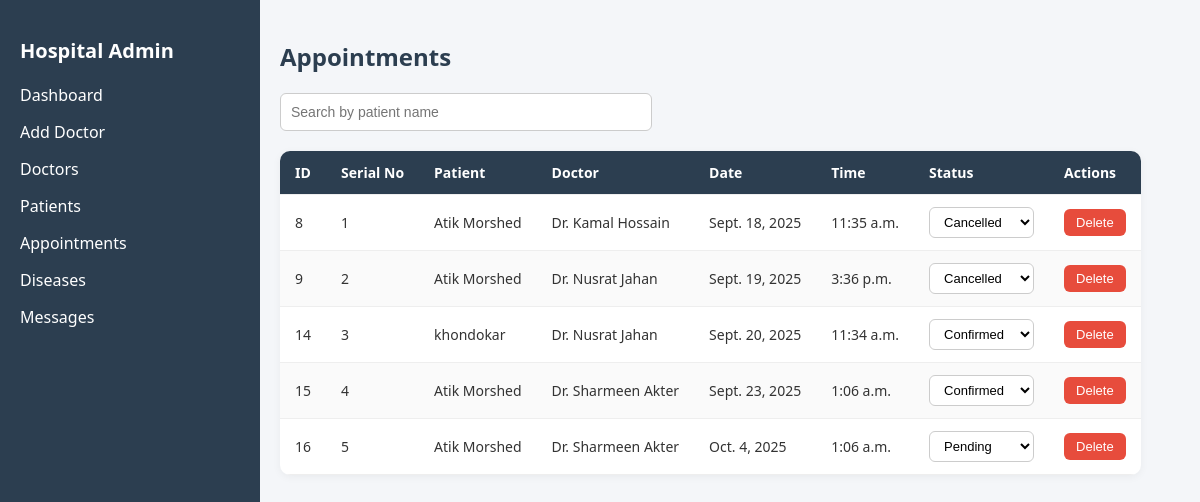
/custom_admin/appointments/ (signed in), run on the app's committed database.
### main_app/models.py (models this page shows, shortened)
class Appointment(models.Model):
    STATUS_CHOICES = [
        ("Pending", "Pending"),
        ("Confirmed", "Confirmed"),
        ("Cancelled", "Cancelled"),
        ("Completed", "Completed"),
    ]
    patient = models.ForeignKey(User, on_delete=models.CASCADE)
    doctor = models.ForeignKey(Doctor, on_delete=models.CASCADE)
    scheduled_date = models.DateField()
    scheduled_time = models.TimeField()
    status = models.CharField(max_length=20, choices=STATUS_CHOICES, default="Pending")
    created_at = models.DateTimeField(auto_now_add=True)
    serial_number = models.PositiveIntegerField(null=True, blank=True)

class User(AbstractUser):
    full_name = models.CharField(max_length=150)
    phone = models.CharField(max_length=15)
    nid = models.CharField(max_length=20)
    age = models.IntegerField(blank=True, null=True)
    gender = models.CharField(max_length=10)
    is_admin = models.BooleanField(default=False)

class Doctor(models.Model):
    full_name = models.CharField(max_length=100)
    specialization = models.CharField(max_length=100)
    phone = models.CharField(max_length=15)
    email = models.EmailField(unique=True)
    availability = models.JSONField(default=dict, blank=True, null=True)

### custom_admin/views.py (the view)
# urls.py: path("appointments/", views.appointment_list, name="appointment_list"),
@login_required
def appointment_list(request):
    appointments = Appointment.objects.select_related("patient", "doctor").order_by("id", "scheduled_date", "scheduled_time")
    return render(request, "admin_appointment.html", {"appointments": appointments})

### custom_admin/templates/admin_appointment.html (shortened to what this page needs)
{% load static %}
<!DOCTYPE html>
<html lang="en">
<head>
  <link rel="stylesheet" href="{% static 'css/admin_appointment.css' %}">
</head>
<body>
  <div class="layout">
    {% include 'sidder_part.html' %}
    <div class="admin-appointment-page">
      <h2>Appointments</h2>
      <input type="text" id="search" placeholder="Search by patient name">
      <table class="table" id="appointmentsTable">
        <thead>
          <tr>
            <th>ID</th>
            <th>Serial No</th>
            <th>Patient</th>
            <th>Doctor</th>
            <th>Date</th>
            <th>Time</th>
            <th>Status</th>
            <th>Actions</th>
          </tr>
        </thead>
        <tbody id="tableBody">
          {% for app in appointments %}
          <tr>
            <td>{{ app.id }}</td>
            <td>{{ forloop.counter }}</td>
            <td>{{ app.patient.full_name }}</td>
            <td>{{ app.doctor.full_name }}</td>
            <td>{{ app.scheduled_date }}</td>
            <td>{{ app.scheduled_time }}</td>
            <td>
              <form method="post" action="{% url 'custom_admin:update_status' app.id %}">
                <select name="status" onchange="this.form.submit()">
                  <option value="Pending" {% if app.status == "Pending" %}selected{% endif %}>Pending</option>
                  <option value="Confirmed" {% if app.status == "Confirmed" %}selected{% endif %}>Confirmed</option>
                  <option value="Cancelled" {% if app.status == "Cancelled" %}selected{% endif %}>Cancelled</option>
                </select>
              </form>
            </td>
            <td>
              <form method="post" action="{% url 'custom_admin:delete_appointment' app.id %}" onsubmit="return confirm('Delete this appointment?');">
                <button type="submit" class="delete-btn">Delete</button>
              </form>
            </td>
          </tr>
          {% empty %}
          <tr><td colspan="8">No appointments found.</td></tr>
          {% endfor %}
        </tbody>
      </table>
    </div>
  </div>
</body>
</html>

### custom_admin/static/css/admin_appointment.css (style rules this page uses)
.layout { display: flex; min-height: 100vh; font-family: "Segoe UI", Arial, sans-serif; background: #f4f6f9; color: #333; }
.admin-appointment-page { flex: 1; padding: 20px; background: #f4f6f9; overflow-x: auto; }
.admin-appointment-page h2 { margin-bottom: 20px; font-size: 24px; color: #2c3e50; font-weight: 600; }
#search { padding: 10px; margin-bottom: 20px; border: 1px solid #ccc; border-radius: 6px; font-size: 14px; width: 100%; max-width: 350px; }
.admin-appointment-page table { width: 100%; border-collapse: collapse; background: white; border-radius: 10px; overflow: hidden; box-shadow: 0 2px 8px rgba(0, 0, 0, 0.05); }
.admin-appointment-page table thead { background: #2c3e50; color: white; }
.admin-appointment-page table th, .admin-appointment-page table td { padding: 12px 15px; text-align: left; font-size: 14px; border-bottom: 1px solid #eee; }
.admin-appointment-page table tbody tr:nth-child(even) { background: #fafafa; }
.admin-appointment-page select { padding: 6px 10px; border: 1px solid #ccc; border-radius: 6px; font-size: 13px; background: #fff; cursor: pointer; }
.delete-btn { background: #e74c3c; color: white; padding: 6px 12px; border: none; border-radius: 6px; font-size: 13px; cursor: pointer; }

### custom_admin/static/css/sidder_part.css (style rules this page uses)
body { margin: 0; padding: 0; font-family: "Segoe UI", Tahoma, Geneva, Verdana, sans-serif; display: flex; min-height: 100vh; background: #f4f6f9; }

### data on the page
Appointment: id "8", patient.full_name "Atik Morshed", doctor.full_name "Dr. Kamal Hossain", scheduled_date "Sept. 18, 2025", scheduled_time "11:35 a.m.", status "Cancelled"
Appointment: id "9", patient.full_name "Atik Morshed", doctor.full_name "Dr. Nusrat Jahan", scheduled_date "Sept. 19, 2025", scheduled_time "3:36 p.m.", status "Cancelled"
Appointment: id "14", patient.full_name "khondokar", doctor.full_name "Dr. Nusrat Jahan", scheduled_date "Sept. 20, 2025", scheduled_time "11:34 a.m.", status "Confirmed"
Appointment: id "15", patient.full_name "Atik Morshed", doctor.full_name "Dr. Sharmeen Akter", scheduled_date "Sept. 23, 2025", scheduled_time "1:06 a.m.", status "Confirmed"
Appointment: id "16", patient.full_name "Atik Morshed", doctor.full_name "Dr. Sharmeen Akter", scheduled_date "Oct. 4, 2025", scheduled_time "1:06 a.m.", status "Pending"
